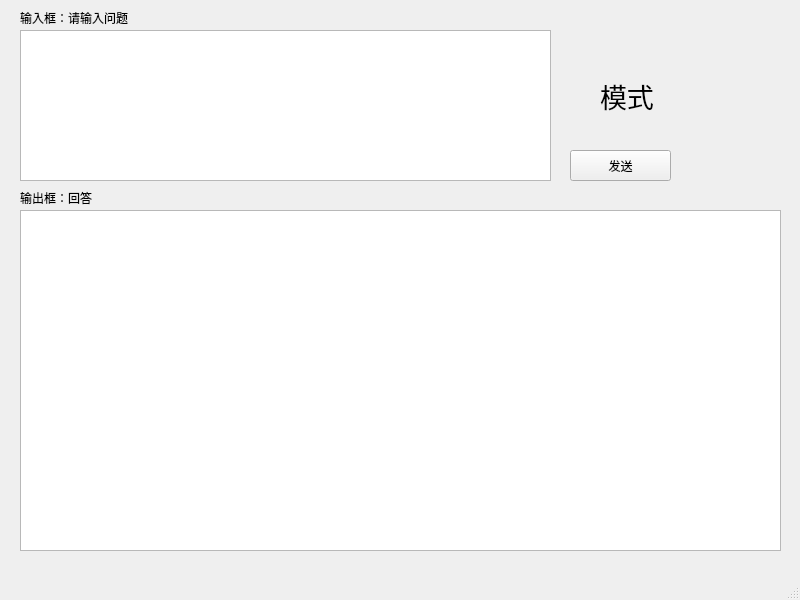
<?xml version="1.0" encoding="UTF-8"?>
<ui version="4.0">
 <class>AI_Linking</class>
 <widget class="QMainWindow" name="AI_Linking">
  <property name="geometry">
   <rect>
    <x>0</x>
    <y>0</y>
    <width>800</width>
    <height>600</height>
   </rect>
  </property>
  <property name="windowTitle">
   <string>MainWindow</string>
  </property>
  <widget class="QWidget" name="centralwidget">
   <widget class="QTextEdit" name="i_textEdit">
    <property name="geometry">
     <rect>
      <x>20</x>
      <y>30</y>
      <width>531</width>
      <height>151</height>
     </rect>
    </property>
   </widget>
   <widget class="QTextEdit" name="o_textEdit">
    <property name="geometry">
     <rect>
      <x>20</x>
      <y>210</y>
      <width>761</width>
      <height>341</height>
     </rect>
    </property>
   </widget>
   <widget class="QPushButton" name="pushButton">
    <property name="geometry">
     <rect>
      <x>570</x>
      <y>150</y>
      <width>101</width>
      <height>31</height>
     </rect>
    </property>
    <property name="text">
     <string>发送</string>
    </property>
   </widget>
   <widget class="QLabel" name="label">
    <property name="geometry">
     <rect>
      <x>600</x>
      <y>80</y>
      <width>171</width>
      <height>31</height>
     </rect>
    </property>
    <property name="font">
     <font>
      <family>Microsoft YaHei</family>
      <pointsize>20</pointsize>
     </font>
    </property>
    <property name="text">
     <string>模式</string>
    </property>
   </widget>
   <widget class="QLabel" name="label_2">
    <property name="geometry">
     <rect>
      <x>20</x>
      <y>10</y>
      <width>151</width>
      <height>16</height>
     </rect>
    </property>
    <property name="text">
     <string>输入框：请输入问题</string>
    </property>
   </widget>
   <widget class="QLabel" name="label_3">
    <property name="geometry">
     <rect>
      <x>20</x>
      <y>190</y>
      <width>121</width>
      <height>16</height>
     </rect>
    </property>
    <property name="text">
     <string>输出框：回答</string>
    </property>
   </widget>
   <widget class="QLabel" name="model">
    <property name="geometry">
     <rect>
      <x>560</x>
      <y>80</y>
      <width>31</width>
      <height>31</height>
     </rect>
    </property>
    <property name="text">
     <string/>
    </property>
   </widget>
  </widget>
  <widget class="QMenuBar" name="menubar">
   <property name="geometry">
    <rect>
     <x>0</x>
     <y>0</y>
     <width>800</width>
     <height>22</height>
    </rect>
   </property>
  </widget>
  <widget class="QStatusBar" name="statusbar"/>
 </widget>
 <resources/>
 <connections/>
</ui>
